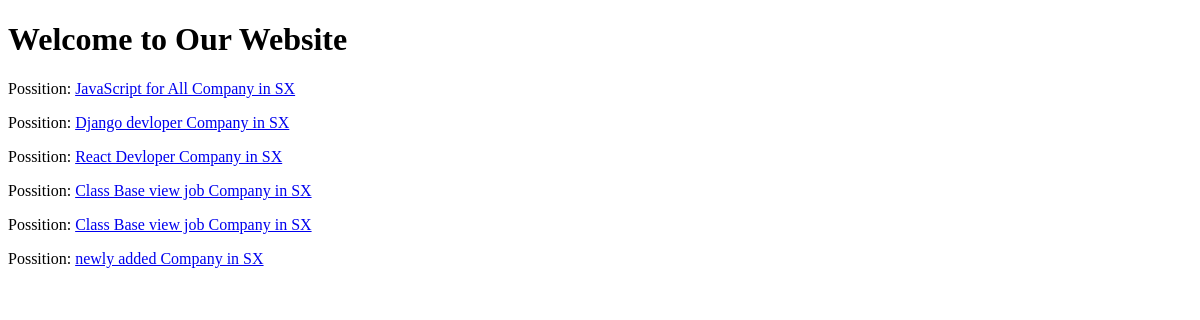
The app's page /, older data.
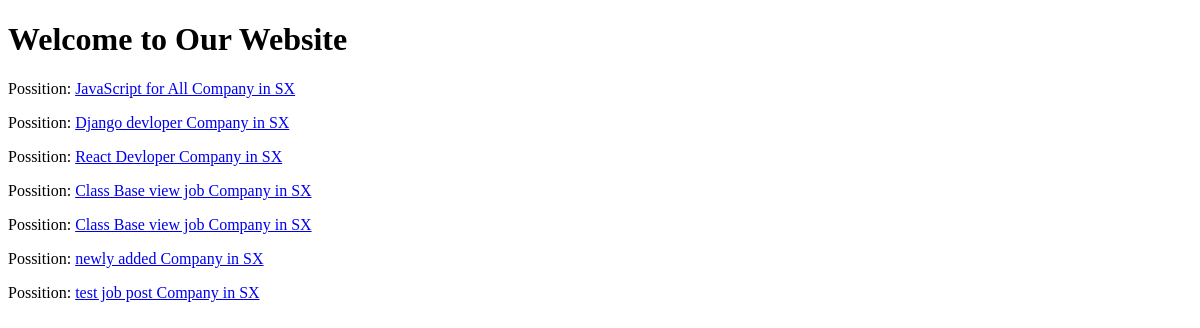
The same page, newer data.
### jobApp/models.py (models this page shows, shortened)
class jobPost(models.Model):
    title = models.CharField(max_length= 200)
    description = models.TextField()
    date = models.DateTimeField(auto_now_add = True)
    expire = models.DateField(null = True)
    salary = models.IntegerField()
    slug = models.SlugField(null=True,max_length= 40,unique = True)
    location = models.OneToOneField(Location,null = True ,on_delete = models.CASCADE)
    author = models.ForeignKey(Author,on_delete = models.CASCADE ,null = True )
    skill = models.ManyToManyField(skills)
    def __str__(self):
        return f'{self.title} Company in SX'

### jobApp/views.py (the view)
# urls.py: 2. Add a URL to urlpatterns:  path('', views.home, name='home')
def home (request):
    temp = tempClass
    is_authentication = False
    context = models.jobPost.objects.all()
    return  render(request,'hello.html',{'context':context})

### jobApp/templates/hello.html (shortened to what this page needs)
<!DOCTYPE html>
<html lang="en">
<head>
</head>
<body>
    <h1>Welcome to Our Website </h1>
    {% for i in context  %}
     <p>Possition:  <a href="{% url "jobDetail" forloop.counter%}"> {{i}}</a> </p>
    {% endfor %}
</body>
</html>

Row changes from the older to the newer data that the page shows:
added jobPost: title "test job post Company in SX"
